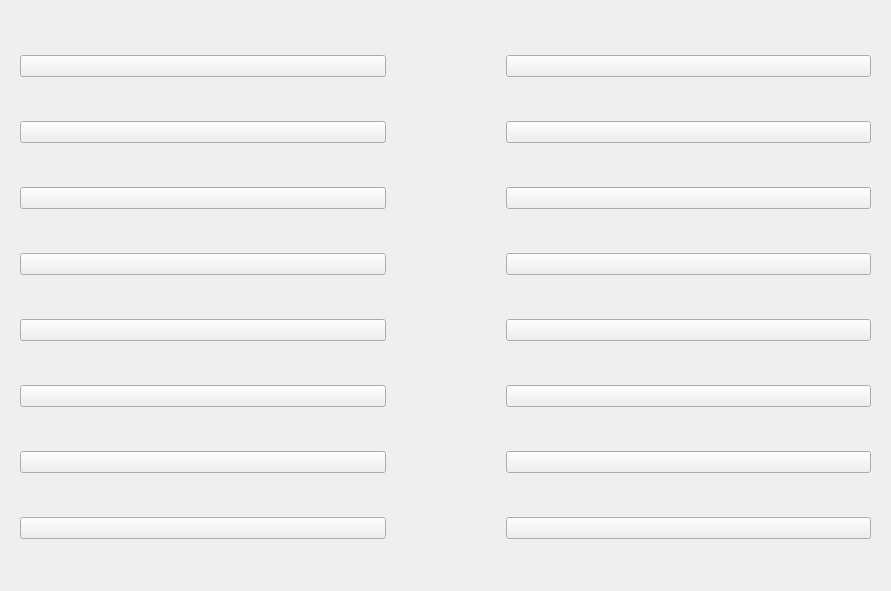
   <widget class="QWidget" name="gridLayoutWidget">
    <property name="geometry">
     <rect>
      <x>380</x>
      <y>80</y>
      <width>891</width>
      <height>591</height>
     </rect>
    </property>
    <layout class="QGridLayout" name="messageGrid">
     <property name="leftMargin">
      <number>20</number>
     </property>
     <property name="rightMargin">
      <number>20</number>
     </property>
     <property name="bottomMargin">
      <number>0</number>
     </property>
     <property name="horizontalSpacing">
      <number>120</number>
     </property>
     <property name="verticalSpacing">
      <number>0</number>
     </property>
     <item row="4" column="0">
      <widget class="QPushButton" name="LMessage5">
       <property name="styleSheet">
        <string notr="true">font: 12pt &quot;Lucida Sans&quot;;
font-color: rgb(255,255,255);</string>
       </property>
       <property name="text">
        <string/>
       </property>
      </widget>
     </item>
     <item row="1" column="0">
      <widget class="QPushButton" name="LMessage2">
       <property name="styleSheet">
        <string notr="true">font: 12pt &quot;Lucida Sans&quot;;
font-color: rgb(255,255,255);</string>
       </property>
       <property name="text">
        <string/>
       </property>
      </widget>
     </item>
     <item row="6" column="1">
      <widget class="QPushButton" name="RMessage7">
       <property name="styleSheet">
        <string notr="true">font: 12pt &quot;Lucida Sans&quot;;
font-color: rgb(255,255,255);</string>
       </property>
       <property name="text">
        <string/>
       </property>
      </widget>
     </item>
     <item row="0" column="1">
      <widget class="QPushButton" name="RMessage1">
       <property name="maximumSize">
        <size>
         <width>16777215</width>
         <height>16777215</height>
        </size>
       </property>
       <property name="styleSheet">
        <string notr="true">font: 12pt &quot;Lucida Sans&quot;;
font-color: rgb(255,255,255);</string>
       </property>
       <property name="text">
        <string/>
       </property>
      </widget>
     </item>
     <item row="2" column="1">
      <widget class="QPushButton" name="RMessage3">
       <property name="styleSheet">
        <string notr="true">font: 12pt &quot;Lucida Sans&quot;;
font-color: rgb(255,255,255);</string>
       </property>
       <property name="text">
        <string/>
       </property>
      </widget>
     </item>
     <item row="6" column="0">
      <widget class="QPushButton" name="LMessage7">
       <property name="styleSheet">
        <string notr="true">font: 12pt &quot;Lucida Sans&quot;;
font-color: rgb(255,255,255);</string>
       </property>
       <property name="text">
        <string/>
       </property>
      </widget>
     </item>
     <item row="0" column="0">
      <widget class="QPushButton" name="LMessage1">
       <property name="enabled">
        <bool>true</bool>
       </property>
       <property name="sizePolicy">
        <sizepolicy hsizetype="Minimum" vsizetype="Fixed">
         <horstretch>0</horstretch>
         <verstretch>0</verstretch>
        </sizepolicy>
       </property>
       <property name="maximumSize">
        <size>
         <width>16777215</width>
         <height>16777215</height>
        </size>
       </property>
       <property name="styleSheet">
        <string notr="true">font: 12pt &quot;Lucida Sans&quot;;
font-color: rgb(255,255,255);</string>
       </property>
       <property name="text">
        <string/>
       </property>
      </widget>
     </item>
     <item row="4" column="1">
      <widget class="QPushButton" name="RMessage5">
       <property name="styleSheet">
        <string notr="true">font: 12pt &quot;Lucida Sans&quot;;
font-color: rgb(255,255,255);</string>
       </property>
       <property name="text">
        <string/>
       </property>
      </widget>
     </item>
     <item row="1" column="1">
      <widget class="QPushButton" name="RMessage2">
       <property name="styleSheet">
        <string notr="true">font: 12pt &quot;Lucida Sans&quot;;
font-color: rgb(255,255,255);</string>
       </property>
       <property name="text">
        <string/>
       </property>
      </widget>
     </item>
     <item row="2" column="0">
      <widget class="QPushButton" name="LMessage3">
       <property name="styleSheet">
        <string notr="true">font: 12pt &quot;Lucida Sans&quot;;
font-color: rgb(255,255,255);</string>
       </property>
       <property name="text">
        <string/>
       </property>
      </widget>
     </item>
     <item row="5" column="0">
      <widget class="QPushButton" name="LMessage6">
       <property name="styleSheet">
        <string notr="true">font: 12pt &quot;Lucida Sans&quot;;
font-color: rgb(255,255,255);</string>
       </property>
       <property name="text">
        <string/>
       </property>
      </widget>
     </item>
     <item row="3" column="1">
      <widget class="QPushButton" name="RMessage4">
       <property name="styleSheet">
        <string notr="true">font: 12pt &quot;Lucida Sans&quot;;
font-color: rgb(255,255,255);</string>
       </property>
       <property name="text">
        <string/>
       </property>
      </widget>
     </item>
     <item row="3" column="0">
      <widget class="QPushButton" name="LMessage4">
       <property name="styleSheet">
        <string notr="true">font: 12pt &quot;Lucida Sans&quot;;
font-color: rgb(255,255,255);</string>
       </property>
       <property name="text">
        <string/>
       </property>
      </widget>
     </item>
     <item row="7" column="0">
      <widget class="QPushButton" name="LMessage8">
       <property name="styleSheet">
        <string notr="true">font: 12pt &quot;Lucida Sans&quot;;
font-color: rgb(255,255,255);</string>
       </property>
       <property name="text">
        <string/>
       </property>
      </widget>
     </item>
     <item row="7" column="1">
      <widget class="QPushButton" name="RMessage8">
       <property name="styleSheet">
        <string notr="true">font: 12pt &quot;Lucida Sans&quot;;
font-color: rgb(255,255,255);</string>
       </property>
       <property name="text">
        <string/>
       </property>
      </widget>
     </item>
     <item row="5" column="1">
      <widget class="QPushButton" name="RMessage6">
       <property name="styleSheet">
        <string notr="true">font: 12pt &quot;Lucida Sans&quot;;
font-color: rgb(255,255,255);</string>
       </property>
       <property name="text">
        <string/>
       </property>
      </widget>
     </item>
    </layout>
   </widget>
